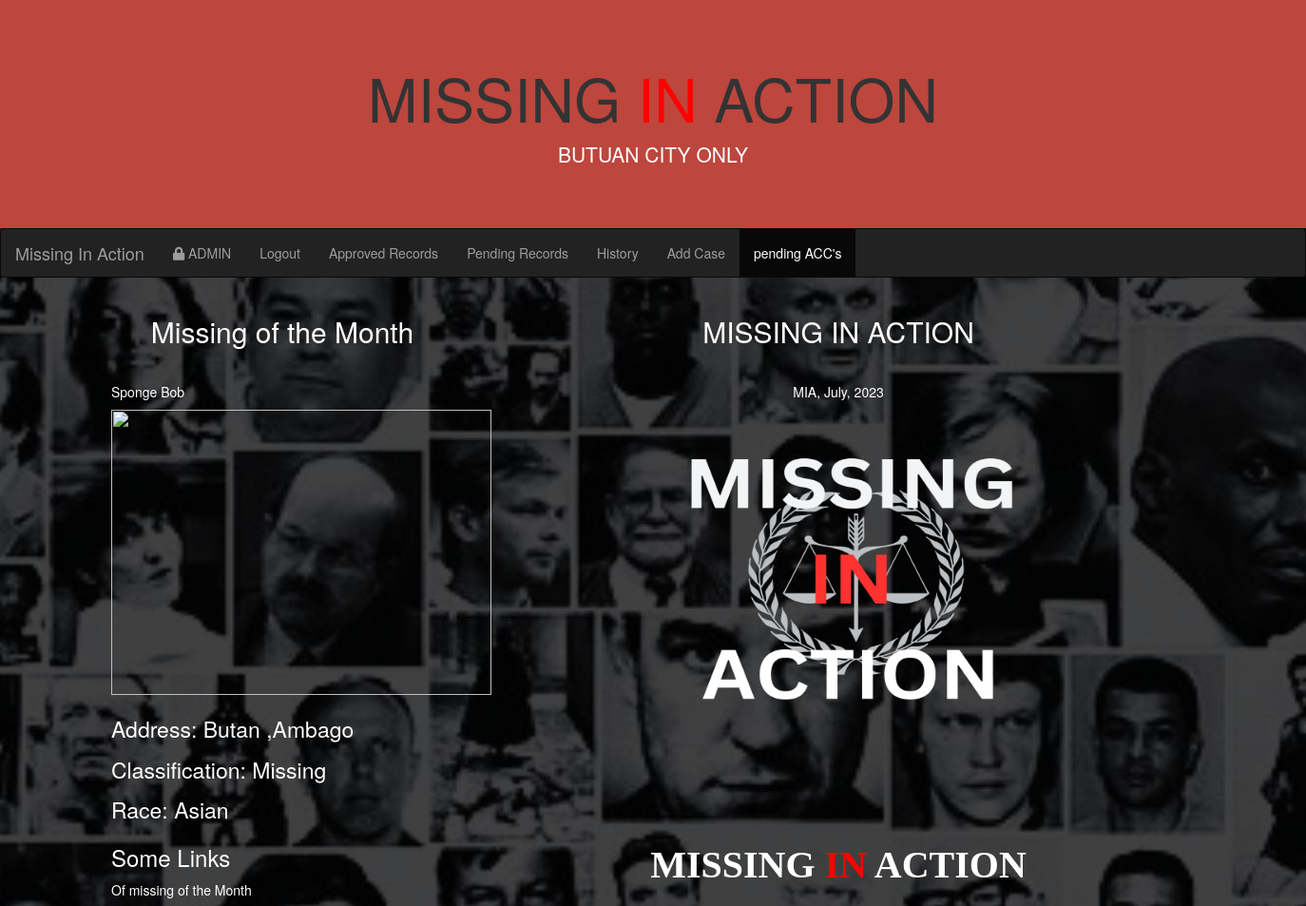
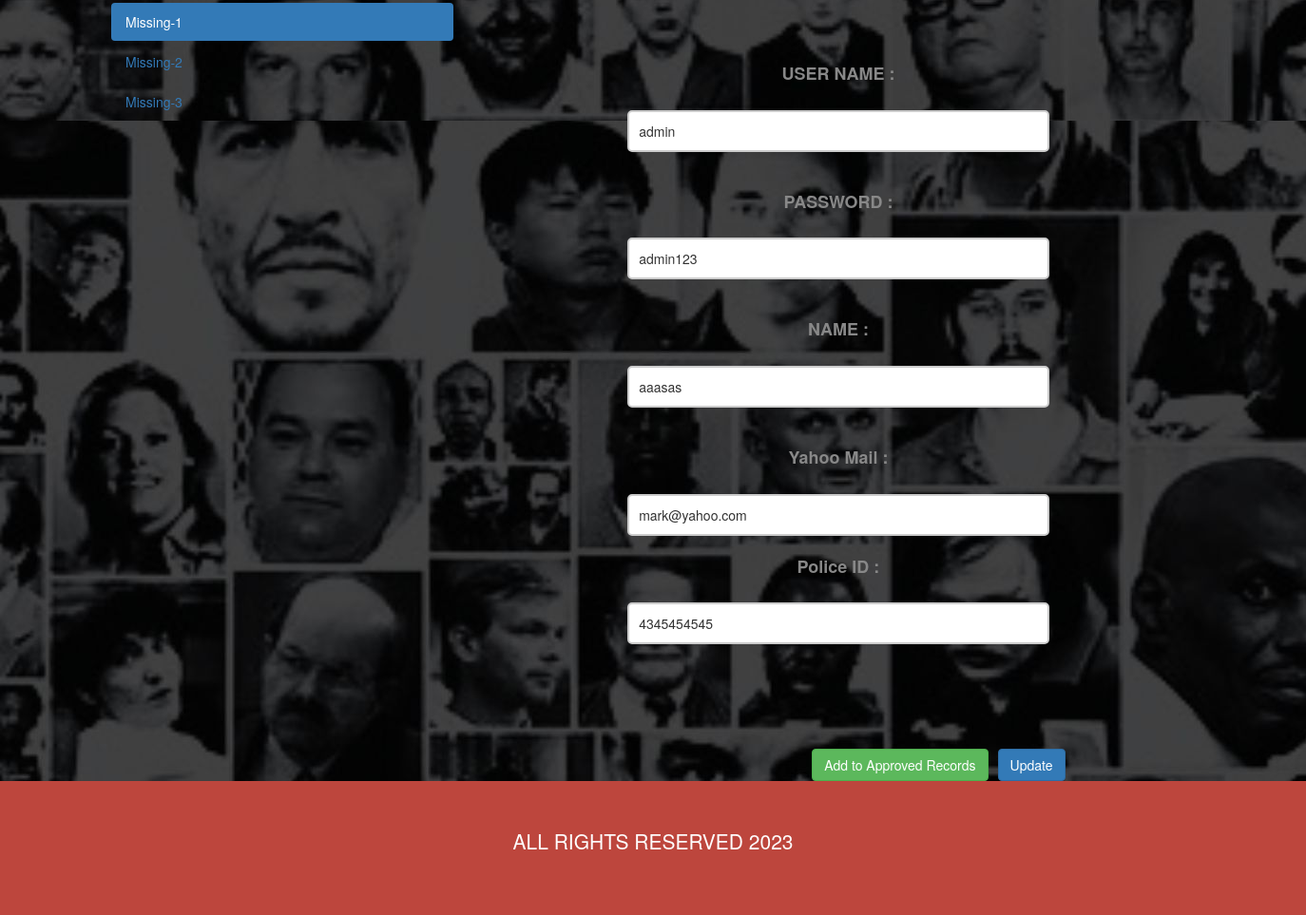
/edit_userss.php?id=16, run on the app's committed database (2 pictures, top to bottom).
### tables this page shows
CREATE TABLE `records_app` (
  `id` int(11) NOT NULL,
  `images` text NOT NULL,
  `name` varchar(100) NOT NULL,
  `middle_name` varchar(100) NOT NULL,
  `last_name` varchar(100) NOT NULL,
  `suffix` varchar(40) NOT NULL,
  `sex` varchar(10) NOT NULL,
  `missing_since` date NOT NULL,
  `city` varchar(50) NOT NULL,
  `street` varchar(50) NOT NULL,
  `classification` varchar(40) NOT NULL,
  `birthday` date NOT NULL,
  `age` int(11) NOT NULL,
  `height_weight` varchar(100) NOT NULL,
  `race` varchar(50) NOT NULL,
  `text_1` text NOT NULL,
  `text_2` text NOT NULL,
  `text_3` text NOT NULL,
  `text_4` text NOT NULL,
  `text_5` text NOT NULL,
  `text_6` text NOT NULL,
  `text_7` text NOT NULL,
  `gmail` varchar(50) NOT NULL
);

CREATE TABLE `users` (
  `id` int(11) NOT NULL,
  `user_name` varchar(100) NOT NULL,
  `password` varchar(100) NOT NULL,
  `NAME` varchar(200) NOT NULL,
  `EMAIL` varchar(200) NOT NULL,
  `police_id` varchar(100) NOT NULL
);

### edit_userss.php (the view, shortened to what this page needs)
<?php
include 'config.php';
$query = "SELECT name, last_name,street,city,classification,race FROM records_app WHERE id = 22";
$query_run = mysqli_query($con, $query);
$data = mysqli_fetch_array($query_run);
$name = $data['name'];
$lastName = $data['last_name'];
$street = $data['street'];
$city = $data['city'];
$classification = $data['classification'];
$race = $data['race'];
$query = "SELECT images FROM records_app WHERE id = 22";
$query_run = mysqli_query($con, $query);
$data = mysqli_fetch_array($query_run);
$res = $data['images'];
$res = explode(" ", $res);
$imageUrl = "upload/" . $res[0];
?>
<?php
include_once("config.php");
?>
<?php
$id = $_GET['id'];
$result = mysqli_query($con, "SELECT * FROM users WHERE id=$id");
while($user_data = mysqli_fetch_array($result))
{
  $user_name = $user_data['user_name'];
  $password = $user_data['password'];
  $NAME = $user_data['NAME'];
  $EMAIL = $user_data['EMAIL'];
  $police_id=$user_data['police_id'];
}
?>
<!DOCTYPE html>
<html lang="en">
<head>
  <link rel="stylesheet" href="https://maxcdn.bootstrapcdn.com/bootstrap/3.4.1/css/bootstrap.min.css">
  <link rel="stylesheet" href="https://cdnjs.cloudflare.com/ajax/libs/font-awesome/5.15.3/css/all.min.css" />
</head>
<body>
<div class="jumbotron text-center" style="margin-bottom:0">
<h1>MISSING<span style="color:red;"> IN</span> ACTION</h1>
  <p>BUTUAN CITY ONLY</p>
</div>
<nav class="navbar navbar-inverse">
  <div class="container-fluid">
    <div class="navbar-header">
       <a class="navbar-brand" href="homepage.php">Missing In Action</a>
    </div>
    <div class="collapse navbar-collapse" id="myNavbar">
      <ul class="nav navbar-nav">
        <li><a href="#"><i class="fas fa-lock"></i> ADMIN</a></li>
        <li><a href="logout.php">Logout</a></li>
         <li ><a href="RECORDS_APPROVED.php">Approved Records</a></li>
        <li><a href="pending_rec.php">Pending Records</a></li>
         <li><a href="history.php">History</a></li>
         <li><a href="add_missing.php">Add Case</a></li>
         <li class="active" ><a href="pending_acc.php">pending ACC's</a></li>
      </ul>
    </div>
  </div>
</nav>
<div class="container">
  <div class="row">
    <div class="col-sm-4">
      <h2 style="color:white;">Missing of the Month</h2>
      <h5 style="color:white;"><?php echo $name; ?> <?php echo $lastName; ?></h5>
      <div> <img src="<?php echo $imageUrl; ?>" height="300px" width="400px"></div><br>
      <p style="font-size: 23px;">Address: <?php echo $city; ?> ,<?php echo $street; ?></p>
      <p style="font-size: 23px;">Classification: <?php echo $classification; ?></p>
      <p style="font-size: 23px;">Race: <?php echo $race; ?></p>
      <h3 style="color:white;">Some Links</h3>
      <p>Of missing of the Month</p>
      <ul class="nav nav-pills nav-stacked">
        <li class="active"><a href="login.php">Missing-1</a></li>
        <li><a href="login2.php">Missing-2</a></li>
        <li><a href="login3.php">Missing-3</a></li>
      </ul>
    </div>
    <div class="col-sm-8">
      <center>
      <h2 style="color:white;">MISSING IN ACTION</h2>
      <h5 style="color:white;">MIA, July, 2023</h5></center>
      <div> <img id="logo" src="mialogo.png" height="400px" width="800px">
    </div>
      <br>
<center>
      <form action="" method="POST">
  <form name="update_user" method="post" action="edit_pending.php">
      <div class="missing">
    <p id="title" style="font-size:40px;font-family:verdana"><b>MISSING<span style="color:red;"> IN </span> ACTION</b></p><br>
  </div><br><br>
<form action="" method="POST" enctype="multipart/form-data">
<center>
    <label>USER NAME :</label><br>
    <input type="text" placeholder="name" name="user_name" value=<?php echo $user_name;?> required ><br>
    <label>PASSWORD :</label><br>
    <input type="text" placeholder="middle name" name="password" value=<?php echo $password;?> ><br>
    <label>NAME :</label><br>
      <input type="text" placeholder="last name"  name="NAME" value=<?php echo $NAME;?>><br>
    <label>Yahoo Mail  :</label><br>
    <input type="gmail" placeholder="Yahool Mail"  name="EMAIL" value=<?php echo $EMAIL;?> >
    <label>Police ID  :</label><br>
    <input type="number" placeholder="Police Id Number"  name="police_id" value=<?php echo $police_id;?> >
    <br><br><br><br><br>
  <div class="row">
  <div class="col">
    <button class="btn btn-primary" type="submit" name="update">Update</button>
  </div>
  <div class="col">
    <button class="btn btn-success" type="submit" name="submit">Add to Approved Records</button>
  </div>
  </form>
</center>
    </div>
  </div>
</div>
<div class="jumbotron text-center" style="margin-bottom:0">
  <p>ALL RIGHTS RESERVED 2023</p>
</div>
</body>
</html>

### edit_userss.php (style rules this page uses)
body { background: url(BG.jpg); overflow: auto; }
.jumbotron { background-color: hsl(4, 51%, 49%); }
#logo { margin-left: 144px; }
p { color:white; }
form { width: 527px; height: 471px; padding: 30px; }
h2 { text-align: center; margin-bottom: 40px; }
input { display: block; border: 2px solid #ccc; width: 95%; padding: 10px; margin: 10px auto; border-radius: 5px; }
label { color: #888; font-size: 18px; padding: 10px; }
button { float: right; background: #555; padding: 10px 15px; color: #fff; border-radius: 5px; margin-right: 10px; border: none; }
h1 { text-align: center; color: #fff; }

### data on the page
records_app: name "Sponge", last_name "Bob", city "Butan", street "Ambago", classification "Missing", race "Asian"
users: user_name "admin", password "admin123", NAME "aaasas", EMAIL "mark@yahoo.com", police_id "4345454545"
